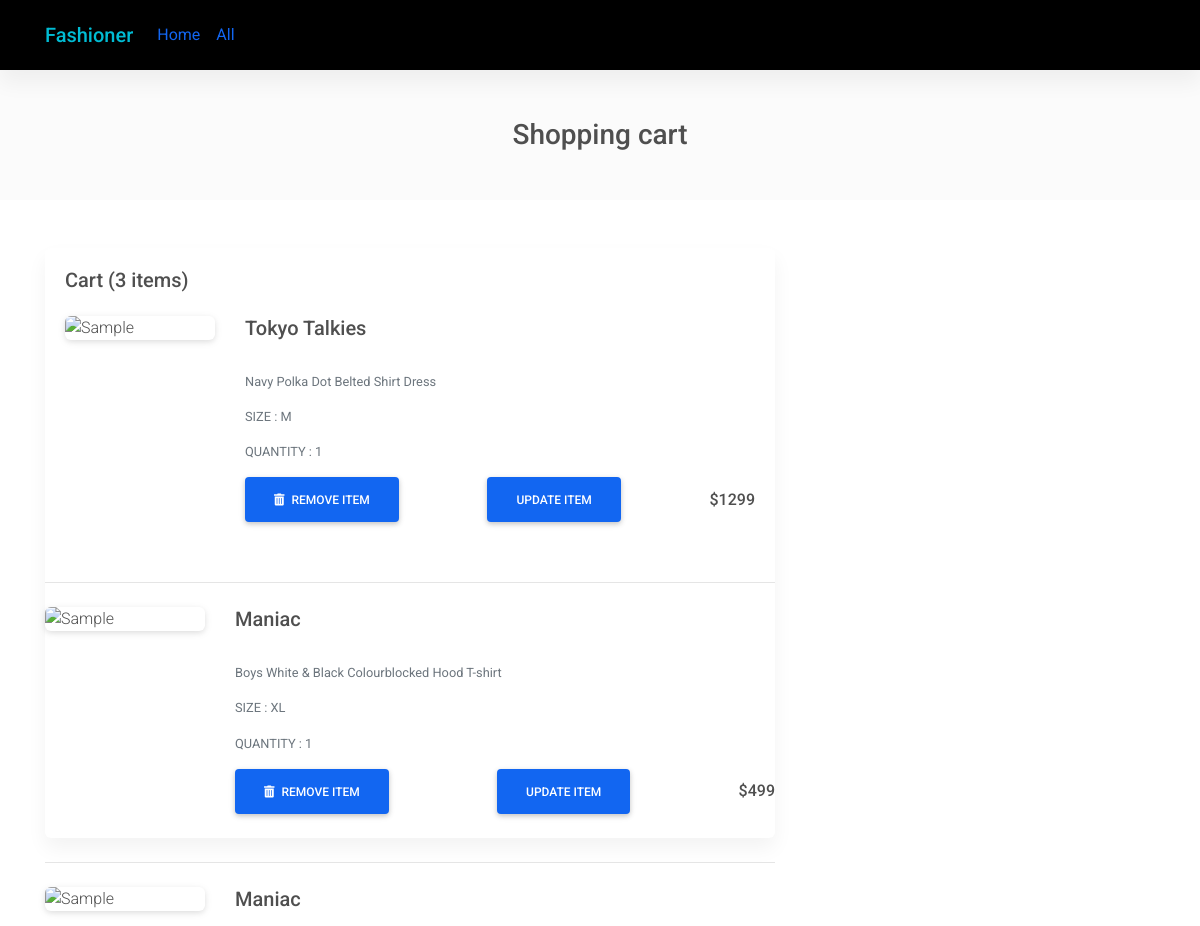
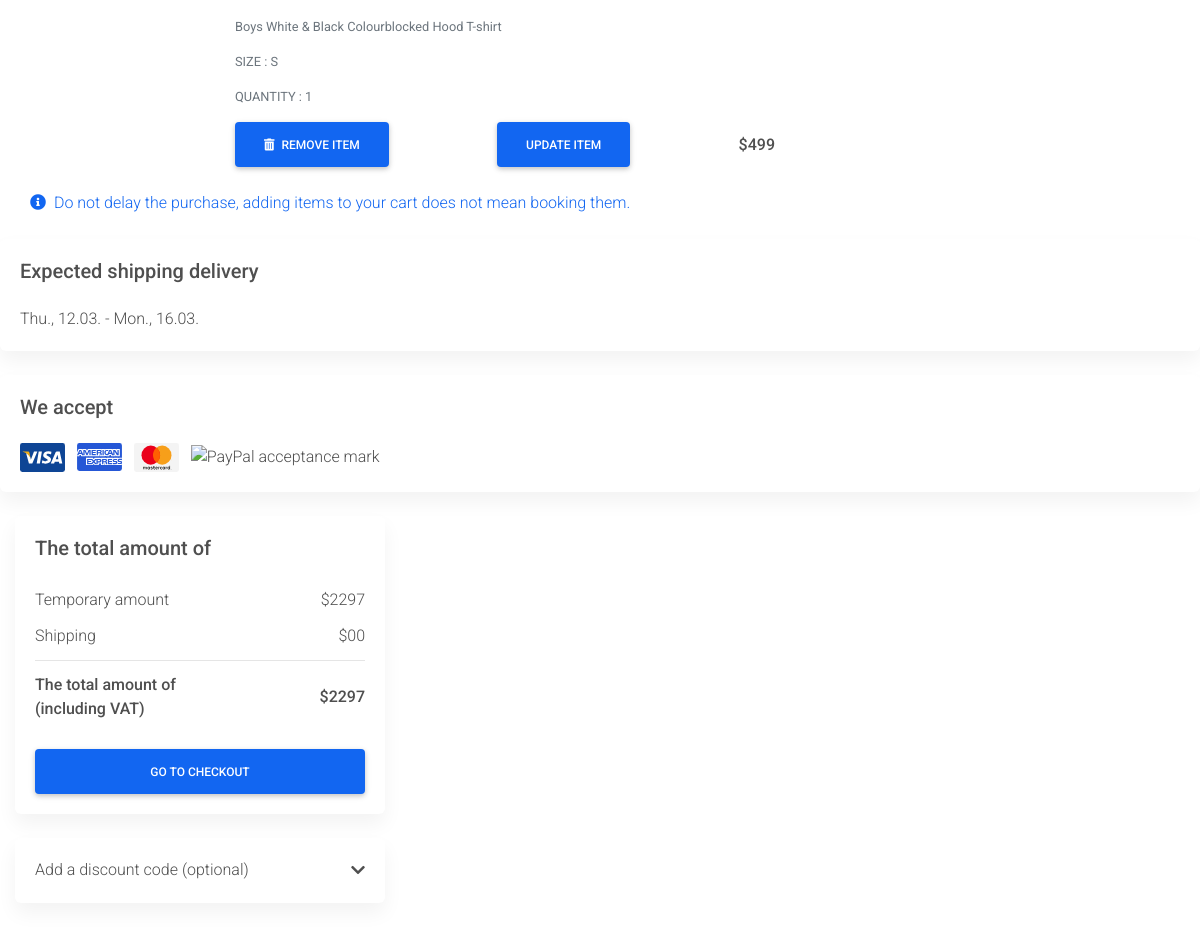
/home/cart/ (signed in), run on an earlier commit of the app's database (2 pictures, top to bottom).
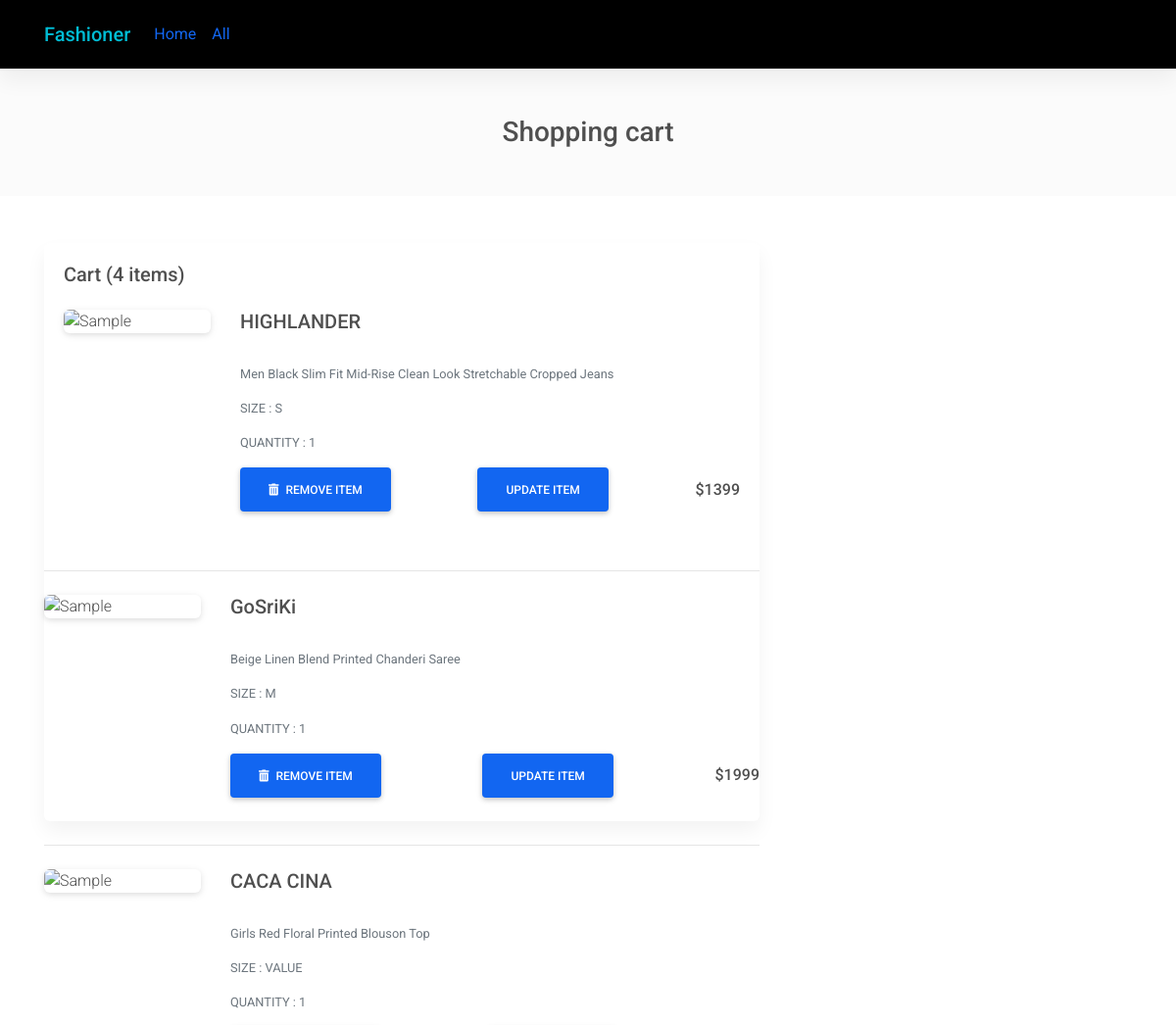
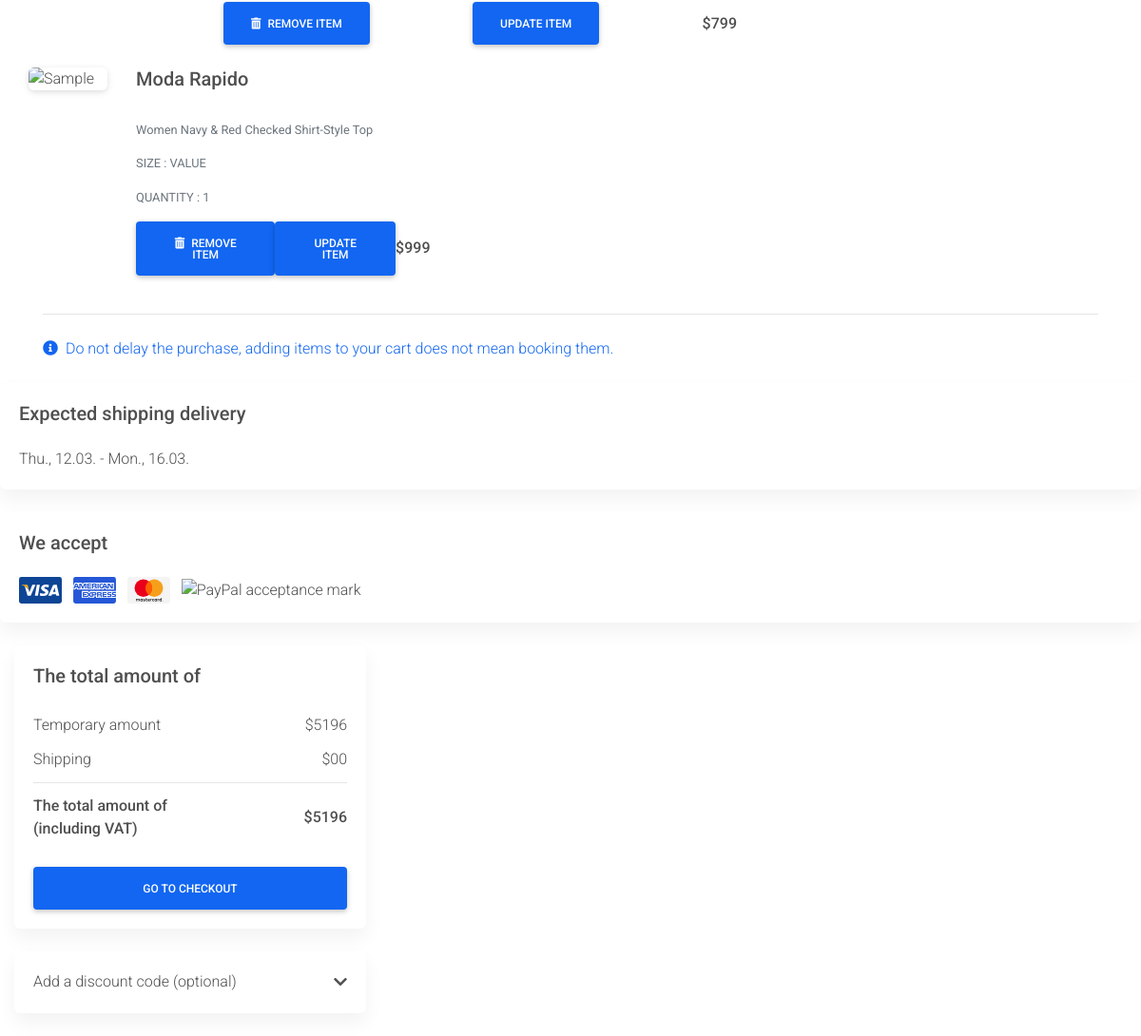
And on a later commit of the database (2 pictures, top to bottom).
### FashionerMain/models.py (models this page shows)
class Cart(models.Model):
    user = models.ForeignKey(User, on_delete=models.DO_NOTHING)
    product = models.ForeignKey(Product, on_delete=models.DO_NOTHING)
    quantity = models.IntegerField(default=1)
    size = models.CharField(choices=SIZE_CHOISES, max_length=3, default="")
    price = models.IntegerField(default=0)
    ordered = models.BooleanField(default=False)

class Product(models.Model):
    product_name = models.CharField(max_length=100)
    tagline = models.CharField(max_length=100, default="")
    price = models.IntegerField(default=0)
    image1 = models.CharField(max_length = 1000, default="")
    image2 = models.CharField(max_length = 1000, default="")
    image3 = models.CharField(max_length = 1000, default="")
    category = models.ForeignKey(Category, on_delete=models.DO_NOTHING, default="")
    description = models.CharField(max_length = 1000, default="")
    sizes = MultiSelectField(choices = SIZE_CHOISES, default="")

### FashionerMain/views.py (the view)
# urls.py: path('cart/', views.user_cart, name='cart'),
def user_cart(request):
    user = request.user
    items = Cart.objects.filter(user = user)
    length = len(items)
    total = 0
    for item in items:
        if(item.ordered == False):
            total = total + item.price
    context = {
        'items': items,
        'length': length,
        'total': total,
        'men': men,
        'women': women,
        'girls': girls,
        'boys': boys,
    }
    return render(request, "cart-page.html", context)

### templates/cart-page.html (shortened to what the changed rows need)
{% load static %}
<!DOCTYPE html>
<html lang="en"><head><meta http-equiv="Content-Type" content="text/html; charset=UTF-8">
  <link rel="stylesheet" href="https://use.fontawesome.com/releases/v5.11.2/css/all.css">
  <link rel="stylesheet" href="{% static 'cart_files/all.css' %}">
  <link rel="stylesheet" href="{% static 'cart_files/bootstrap.min.css' %}">
  <link rel="stylesheet" href="{% static 'cart_files/mdb-pro.min.css' %}">
  <link rel="stylesheet" href="{% static 'cart_files/mdb.ecommerce.min.css' %}">
</head>
<body class="skin-light" aria-busy="true" data-new-gr-c-s-check-loaded="14.997.0" data-gr-ext-installed="">
  <main>
    <div class="container">
      <section class="mt-5 mb-4">
        <div class="row">
          <div class="col-lg-8">
            <div class="card wish-list mb-4">
              <div class="card-body">
                <h5 class="mb-4">Cart (<span>{{ length }}</span> items)</h5>
                {% for item in items %}
                <div class="row mb-4">
                  <div class="col-md-5 col-lg-3 col-xl-3">
                    <div class="view zoom overlay z-depth-1 rounded mb-3 mb-md-0">
                    </div>
                  </div>
                  <div class="col-md-7 col-lg-9 col-xl-9">
                    <div>
                      <div class="d-flex justify-content-between">
                        <div>
                          <h5>{{ item.product.product_name }}</h5>
                          <br>
                          <p class="mb-3 text-muted text small">{{item.product.tagline}}</p>
                          <p class="mb-3 text-muted text-uppercase small">SIZE : {{item.size}}</p>
                          <p class="mb-3 text-muted text-uppercase small">Quantity : {{item.quantity}}</p>
                        </div>
                        </div>
                      </div>
                      <div class="d-flex justify-content-between align-items-center">
                        <div>
                          <form action="removefromcart" name="{{ item.id }}" method="POST">
                            <button type="submit" class="btn btn-primary" data-toggle="modal" data-target="#exampleModalCenter"><i class="fas fa-trash-alt mr-1"></i> Remove item </button>
                          </form>
                        </div>
                        <div>
                          <button type="button" class="btn btn-primary" data-toggle="modal" data-target="#exampleModalCenter">Update item</button>
                        </div>
                        <p class="mb-0"><span><strong>${{ item.price }}</strong></span></p>
                      </div>
                    </div>
                  </div>
                </div>
                <hr class="mb-4">
                {% endfor %}
                <p class="text-primary mb-0"><i class="fas fa-info-circle mr-1"></i> Do not delay the purchase, adding items to your cart does not mean booking them.</p>
              </div>
            </div>
          <div class="col-lg-4">
            <div class="card mb-4">
              <div class="card-body">
                <ul class="list-group list-group-flush">
                  <li class="list-group-item d-flex justify-content-between align-items-center border-0 px-0 pb-0">
                    Temporary amount
                    <span>${{ total }}</span>
                  </li>
                  <li class="list-group-item d-flex justify-content-between align-items-center border-0 px-0 mb-3">
                    <span><strong>${{ total }}</strong></span>
                  </li>
                </ul>
              </div>
            </div>
          </div>
  </main>
<div class="hiddendiv common"></div></body></html>

What changed in the data, as far as the page shows it:
removed Cart: product.product_name "Tokyo Talkies", product.tagline "Navy Polka Dot Belted Shirt Dress", size "M", quantity "1", price "1299"
removed Cart: product.product_name "Maniac", product.tagline "Boys White & Black Colourblocked Hood T-shirt", size "XL", quantity "1", price "499"
removed Cart: product.product_name "Maniac", product.tagline "Boys White & Black Colourblocked Hood T-shirt", size "S", quantity "1", price "499"
added Cart: product.product_name "HIGHLANDER", product.tagline "Men Black Slim Fit Mid-Rise Clean Look Stretchable Cropped Jeans", size "S", quantity "1", price "1399"
added Cart: product.product_name "GoSriKi", product.tagline "Beige Linen Blend Printed Chanderi Saree", size "M", quantity "1", price "1999"
added Cart: product.product_name "CACA CINA", product.tagline "Girls Red Floral Printed Blouson Top", size "VALUE", quantity "1", price "799"
added Cart: product.product_name "Moda Rapido", product.tagline "Women Navy & Red Checked Shirt-Style Top", size "VALUE", quantity "1", price "999"
Also different on the page:
{{ length }}: "3" → "4"
{{ total }}: "2297" → "5196"
